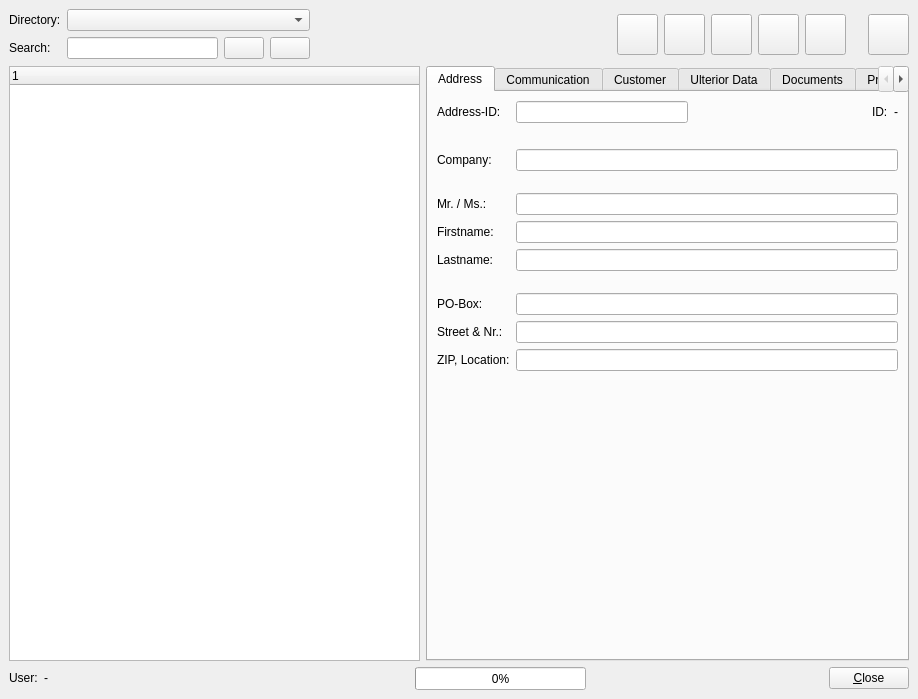
<ui version="4.0" >
 <class>addrfrm</class>
 <widget class="QWidget" name="addrfrm" >
  <property name="geometry" >
   <rect>
    <x>0</x>
    <y>0</y>
    <width>918</width>
    <height>699</height>
   </rect>
  </property>
  <property name="windowTitle" >
   <string>Directories...</string>
  </property>
  <property name="windowIcon" >
   <iconset/>
  </property>
  <layout class="QGridLayout" >
   <property name="leftMargin" >
    <number>9</number>
   </property>
   <property name="topMargin" >
    <number>9</number>
   </property>
   <property name="rightMargin" >
    <number>9</number>
   </property>
   <property name="bottomMargin" >
    <number>9</number>
   </property>
   <property name="horizontalSpacing" >
    <number>6</number>
   </property>
   <property name="verticalSpacing" >
    <number>6</number>
   </property>
   <item row="2" column="0" colspan="2" >
    <layout class="QHBoxLayout" >
     <property name="spacing" >
      <number>6</number>
     </property>
     <property name="leftMargin" >
      <number>0</number>
     </property>
     <property name="topMargin" >
      <number>0</number>
     </property>
     <property name="rightMargin" >
      <number>0</number>
     </property>
     <property name="bottomMargin" >
      <number>0</number>
     </property>
     <item>
      <widget class="QLabel" name="label_5" >
       <property name="sizePolicy" >
        <sizepolicy vsizetype="Fixed" hsizetype="Fixed" >
         <horstretch>0</horstretch>
         <verstretch>0</verstretch>
        </sizepolicy>
       </property>
       <property name="text" >
        <string>User:</string>
       </property>
      </widget>
     </item>
     <item>
      <widget class="QLabel" name="lbluser" >
       <property name="sizePolicy" >
        <sizepolicy vsizetype="Fixed" hsizetype="Fixed" >
         <horstretch>0</horstretch>
         <verstretch>0</verstretch>
        </sizepolicy>
       </property>
       <property name="text" >
        <string>-</string>
       </property>
      </widget>
     </item>
     <item>
      <spacer>
       <property name="orientation" >
        <enum>Qt::Horizontal</enum>
       </property>
       <property name="sizeHint" >
        <size>
         <width>361</width>
         <height>23</height>
        </size>
       </property>
      </spacer>
     </item>
     <item>
      <widget class="QProgressBar" name="progbar" >
       <property name="minimumSize" >
        <size>
         <width>171</width>
         <height>23</height>
        </size>
       </property>
       <property name="maximumSize" >
        <size>
         <width>171</width>
         <height>23</height>
        </size>
       </property>
       <property name="value" >
        <number>0</number>
       </property>
       <property name="orientation" >
        <enum>Qt::Horizontal</enum>
       </property>
      </widget>
     </item>
     <item>
      <spacer>
       <property name="orientation" >
        <enum>Qt::Horizontal</enum>
       </property>
       <property name="sizeHint" >
        <size>
         <width>211</width>
         <height>20</height>
        </size>
       </property>
      </spacer>
     </item>
     <item>
      <widget class="QPushButton" name="btnclose" >
       <property name="text" >
        <string>&amp;Close</string>
       </property>
      </widget>
     </item>
    </layout>
   </item>
   <item row="1" column="1" >
    <widget class="QTabWidget" name="maintab" >
     <property name="sizePolicy" >
      <sizepolicy vsizetype="Preferred" hsizetype="Preferred" >
       <horstretch>0</horstretch>
       <verstretch>0</verstretch>
      </sizepolicy>
     </property>
     <property name="currentIndex" >
      <number>0</number>
     </property>
     <widget class="QWidget" name="tab1" >
      <attribute name="title" >
       <string>Address</string>
      </attribute>
      <layout class="QGridLayout" >
       <property name="leftMargin" >
        <number>9</number>
       </property>
       <property name="topMargin" >
        <number>9</number>
       </property>
       <property name="rightMargin" >
        <number>9</number>
       </property>
       <property name="bottomMargin" >
        <number>9</number>
       </property>
       <property name="horizontalSpacing" >
        <number>6</number>
       </property>
       <property name="verticalSpacing" >
        <number>6</number>
       </property>
       <item row="0" column="2" >
        <spacer>
         <property name="orientation" >
          <enum>Qt::Horizontal</enum>
         </property>
         <property name="sizeHint" >
          <size>
           <width>172</width>
           <height>20</height>
          </size>
         </property>
        </spacer>
       </item>
       <item row="0" column="3" >
        <widget class="QLabel" name="label_7" >
         <property name="text" >
          <string>ID:</string>
         </property>
        </widget>
       </item>
       <item row="0" column="0" >
        <widget class="QLabel" name="label_6" >
         <property name="text" >
          <string>Address-ID:</string>
         </property>
        </widget>
       </item>
       <item row="0" column="1" >
        <widget class="QLineEdit" name="adr2" >
         <property name="alignment" >
          <set>Qt::AlignRight</set>
         </property>
        </widget>
       </item>
       <item row="1" column="0" colspan="5" >
        <spacer>
         <property name="orientation" >
          <enum>Qt::Vertical</enum>
         </property>
         <property name="sizeType" >
          <enum>QSizePolicy::Fixed</enum>
         </property>
         <property name="sizeHint" >
          <size>
           <width>461</width>
           <height>20</height>
          </size>
         </property>
        </spacer>
       </item>
       <item row="3" column="1" colspan="2" >
        <spacer>
         <property name="orientation" >
          <enum>Qt::Vertical</enum>
         </property>
         <property name="sizeType" >
          <enum>QSizePolicy::Fixed</enum>
         </property>
         <property name="sizeHint" >
          <size>
           <width>171</width>
           <height>16</height>
          </size>
         </property>
        </spacer>
       </item>
       <item row="2" column="1" colspan="4" >
        <widget class="QLineEdit" name="adr3" >
         <property name="sizePolicy" >
          <sizepolicy vsizetype="Fixed" hsizetype="Expanding" >
           <horstretch>0</horstretch>
           <verstretch>0</verstretch>
          </sizepolicy>
         </property>
        </widget>
       </item>
       <item row="2" column="0" >
        <widget class="QLabel" name="label_8" >
         <property name="text" >
          <string>Company:</string>
         </property>
        </widget>
       </item>
       <item row="4" column="0" >
        <widget class="QLabel" name="label_9" >
         <property name="text" >
          <string>Mr. / Ms.:</string>
         </property>
        </widget>
       </item>
       <item row="4" column="1" colspan="4" >
        <widget class="QLineEdit" name="adr6" >
         <property name="text" >
          <string/>
         </property>
        </widget>
       </item>
       <item row="5" column="1" colspan="4" >
        <widget class="QLineEdit" name="adr4" />
       </item>
       <item row="5" column="0" >
        <widget class="QLabel" name="label_10" >
         <property name="text" >
          <string>Firstname:</string>
         </property>
        </widget>
       </item>
       <item row="6" column="0" >
        <widget class="QLabel" name="label_11" >
         <property name="text" >
          <string>Lastname:</string>
         </property>
        </widget>
       </item>
       <item row="6" column="1" colspan="4" >
        <widget class="QLineEdit" name="adr5" />
       </item>
       <item row="7" column="1" colspan="2" >
        <spacer>
         <property name="orientation" >
          <enum>Qt::Vertical</enum>
         </property>
         <property name="sizeType" >
          <enum>QSizePolicy::Fixed</enum>
         </property>
         <property name="sizeHint" >
          <size>
           <width>161</width>
           <height>16</height>
          </size>
         </property>
        </spacer>
       </item>
       <item row="8" column="0" >
        <widget class="QLabel" name="label_12" >
         <property name="text" >
          <string>PO-Box:</string>
         </property>
        </widget>
       </item>
       <item row="8" column="1" colspan="4" >
        <widget class="QLineEdit" name="adr7" />
       </item>
       <item row="9" column="1" colspan="4" >
        <widget class="QLineEdit" name="adr8" >
         <property name="text" >
          <string/>
         </property>
        </widget>
       </item>
       <item row="9" column="0" >
        <widget class="QLabel" name="label_13" >
         <property name="text" >
          <string>Street &amp; Nr.:</string>
         </property>
        </widget>
       </item>
       <item row="10" column="0" >
        <widget class="QLabel" name="label_14" >
         <property name="text" >
          <string>ZIP, Location:</string>
         </property>
        </widget>
       </item>
       <item row="10" column="1" colspan="4" >
        <widget class="QLineEdit" name="adr9" />
       </item>
       <item row="11" column="1" >
        <spacer>
         <property name="orientation" >
          <enum>Qt::Vertical</enum>
         </property>
         <property name="sizeHint" >
          <size>
           <width>20</width>
           <height>211</height>
          </size>
         </property>
        </spacer>
       </item>
       <item row="0" column="4" >
        <widget class="QLabel" name="adr1" >
         <property name="sizePolicy" >
          <sizepolicy vsizetype="Fixed" hsizetype="Fixed" >
           <horstretch>0</horstretch>
           <verstretch>0</verstretch>
          </sizepolicy>
         </property>
         <property name="text" >
          <string>-</string>
         </property>
        </widget>
       </item>
      </layout>
     </widget>
     <widget class="QWidget" name="tab2" >
      <attribute name="title" >
       <string>Communication</string>
      </attribute>
      <layout class="QGridLayout" >
       <property name="leftMargin" >
        <number>9</number>
       </property>
       <property name="topMargin" >
        <number>9</number>
       </property>
       <property name="rightMargin" >
        <number>9</number>
       </property>
       <property name="bottomMargin" >
        <number>9</number>
       </property>
       <property name="horizontalSpacing" >
        <number>6</number>
       </property>
       <property name="verticalSpacing" >
        <number>6</number>
       </property>
       <item row="13" column="1" >
        <spacer>
         <property name="orientation" >
          <enum>Qt::Vertical</enum>
         </property>
         <property name="sizeHint" >
          <size>
           <width>20</width>
           <height>141</height>
          </size>
         </property>
        </spacer>
       </item>
       <item row="4" column="0" >
        <widget class="QLabel" name="label_18" >
         <property name="text" >
          <string>Telefon P:</string>
         </property>
        </widget>
       </item>
       <item row="2" column="0" >
        <widget class="QLabel" name="label_17" >
         <property name="text" >
          <string>Fax B:</string>
         </property>
        </widget>
       </item>
       <item row="0" column="0" >
        <widget class="QLabel" name="label_15" >
         <property name="text" >
          <string>Telefon B:</string>
         </property>
        </widget>
       </item>
       <item row="6" column="0" >
        <widget class="QLabel" name="label_20" >
         <property name="text" >
          <string>Mobile:</string>
         </property>
        </widget>
       </item>
       <item row="5" column="0" >
        <widget class="QLabel" name="label_19" >
         <property name="text" >
          <string>Fax P:</string>
         </property>
        </widget>
       </item>
       <item row="1" column="0" >
        <widget class="QLabel" name="label_16" >
         <property name="text" >
          <string>Telefon dir. B:</string>
         </property>
        </widget>
       </item>
       <item row="8" column="0" >
        <widget class="QLabel" name="label_21" >
         <property name="text" >
          <string>E-Mail 1:</string>
         </property>
        </widget>
       </item>
       <item row="1" column="1" >
        <widget class="QLineEdit" name="adr11" >
         <property name="alignment" >
          <set>Qt::AlignLeading</set>
         </property>
        </widget>
       </item>
       <item row="4" column="1" >
        <widget class="QLineEdit" name="adr13" >
         <property name="alignment" >
          <set>Qt::AlignLeading</set>
         </property>
        </widget>
       </item>
       <item row="9" column="0" >
        <widget class="QLabel" name="label_24" >
         <property name="text" >
          <string>E-Mail 2:</string>
         </property>
        </widget>
       </item>
       <item row="12" column="0" >
        <widget class="QLabel" name="label_26" >
         <property name="text" >
          <string>Website:</string>
         </property>
        </widget>
       </item>
       <item row="10" column="0" >
        <widget class="QLabel" name="label_25" >
         <property name="text" >
          <string>E-Mail 3:</string>
         </property>
        </widget>
       </item>
       <item row="9" column="1" colspan="2" >
        <widget class="QLineEdit" name="adr17" >
         <property name="alignment" >
          <set>Qt::AlignLeading</set>
         </property>
        </widget>
       </item>
       <item row="10" column="1" colspan="2" >
        <widget class="QLineEdit" name="adr18" >
         <property name="alignment" >
          <set>Qt::AlignLeading</set>
         </property>
        </widget>
       </item>
       <item row="0" column="1" >
        <widget class="QLineEdit" name="adr10" >
         <property name="text" >
          <string/>
         </property>
         <property name="alignment" >
          <set>Qt::AlignLeading</set>
         </property>
        </widget>
       </item>
       <item row="6" column="1" >
        <widget class="QLineEdit" name="adr15" >
         <property name="alignment" >
          <set>Qt::AlignLeading</set>
         </property>
        </widget>
       </item>
       <item row="12" column="1" colspan="2" >
        <widget class="QLineEdit" name="adr19" >
         <property name="alignment" >
          <set>Qt::AlignLeading</set>
         </property>
        </widget>
       </item>
       <item row="8" column="1" colspan="2" >
        <widget class="QLineEdit" name="adr16" >
         <property name="alignment" >
          <set>Qt::AlignLeading</set>
         </property>
        </widget>
       </item>
       <item row="5" column="1" >
        <widget class="QLineEdit" name="adr14" >
         <property name="alignment" >
          <set>Qt::AlignLeading</set>
         </property>
        </widget>
       </item>
       <item row="2" column="1" >
        <widget class="QLineEdit" name="adr12" >
         <property name="alignment" >
          <set>Qt::AlignLeading</set>
         </property>
        </widget>
       </item>
       <item rowspan="8" row="0" column="2" >
        <spacer>
         <property name="orientation" >
          <enum>Qt::Horizontal</enum>
         </property>
         <property name="sizeHint" >
          <size>
           <width>161</width>
           <height>201</height>
          </size>
         </property>
        </spacer>
       </item>
       <item row="3" column="0" colspan="2" >
        <spacer>
         <property name="orientation" >
          <enum>Qt::Vertical</enum>
         </property>
         <property name="sizeType" >
          <enum>QSizePolicy::Fixed</enum>
         </property>
         <property name="sizeHint" >
          <size>
           <width>291</width>
           <height>20</height>
          </size>
         </property>
        </spacer>
       </item>
       <item row="7" column="0" colspan="2" >
        <spacer>
         <property name="orientation" >
          <enum>Qt::Vertical</enum>
         </property>
         <property name="sizeType" >
          <enum>QSizePolicy::Fixed</enum>
         </property>
         <property name="sizeHint" >
          <size>
           <width>291</width>
           <height>20</height>
          </size>
         </property>
        </spacer>
       </item>
       <item row="11" column="0" colspan="3" >
        <spacer>
         <property name="orientation" >
          <enum>Qt::Vertical</enum>
         </property>
         <property name="sizeType" >
          <enum>QSizePolicy::Fixed</enum>
         </property>
         <property name="sizeHint" >
          <size>
           <width>461</width>
           <height>20</height>
          </size>
         </property>
        </spacer>
       </item>
      </layout>
     </widget>
     <widget class="QWidget" name="tab3" >
      <attribute name="title" >
       <string>Customer</string>
      </attribute>
      <layout class="QGridLayout" >
       <property name="leftMargin" >
        <number>9</number>
       </property>
       <property name="topMargin" >
        <number>9</number>
       </property>
       <property name="rightMargin" >
        <number>9</number>
       </property>
       <property name="bottomMargin" >
        <number>9</number>
       </property>
       <property name="horizontalSpacing" >
        <number>6</number>
       </property>
       <property name="verticalSpacing" >
        <number>6</number>
       </property>
       <item row="4" column="0" colspan="3" >
        <spacer>
         <property name="orientation" >
          <enum>Qt::Vertical</enum>
         </property>
         <property name="sizeHint" >
          <size>
           <width>461</width>
           <height>301</height>
          </size>
         </property>
        </spacer>
       </item>
       <item row="3" column="1" >
        <widget class="QLineEdit" name="adr22" >
         <property name="sizePolicy" >
          <sizepolicy vsizetype="Fixed" hsizetype="Fixed" >
           <horstretch>0</horstretch>
           <verstretch>0</verstretch>
          </sizepolicy>
         </property>
         <property name="maximumSize" >
          <size>
           <width>61</width>
           <height>25</height>
          </size>
         </property>
         <property name="alignment" >
          <set>Qt::AlignRight</set>
         </property>
        </widget>
       </item>
       <item row="3" column="2" >
        <spacer>
         <property name="orientation" >
          <enum>Qt::Horizontal</enum>
         </property>
         <property name="sizeHint" >
          <size>
           <width>241</width>
           <height>20</height>
          </size>
         </property>
        </spacer>
       </item>
       <item row="3" column="0" >
        <widget class="QLabel" name="label_23" >
         <property name="text" >
          <string>Discount %:</string>
         </property>
        </widget>
       </item>
       <item row="1" column="0" >
        <spacer>
         <property name="orientation" >
          <enum>Qt::Vertical</enum>
         </property>
         <property name="sizeHint" >
          <size>
           <width>20</width>
           <height>151</height>
          </size>
         </property>
        </spacer>
       </item>
       <item row="0" column="0" >
        <widget class="QLabel" name="label_22" >
         <property name="text" >
          <string>Revenue in CHF:</string>
         </property>
        </widget>
       </item>
       <item rowspan="2" row="0" column="1" colspan="2" >
        <widget class="QTreeWidget" name="listrevenue" >
         <column>
          <property name="text" >
           <string>Year</string>
          </property>
         </column>
         <column>
          <property name="text" >
           <string>Revenue</string>
          </property>
         </column>
        </widget>
       </item>
       <item row="2" column="0" colspan="3" >
        <widget class="Line" name="line" >
         <property name="orientation" >
          <enum>Qt::Horizontal</enum>
         </property>
        </widget>
       </item>
      </layout>
     </widget>
     <widget class="QWidget" name="tab4" >
      <attribute name="title" >
       <string>Ulterior Data</string>
      </attribute>
      <layout class="QGridLayout" >
       <property name="leftMargin" >
        <number>9</number>
       </property>
       <property name="topMargin" >
        <number>9</number>
       </property>
       <property name="rightMargin" >
        <number>9</number>
       </property>
       <property name="bottomMargin" >
        <number>9</number>
       </property>
       <property name="horizontalSpacing" >
        <number>6</number>
       </property>
       <property name="verticalSpacing" >
        <number>6</number>
       </property>
       <item row="7" column="0" >
        <widget class="QPushButton" name="btnadrcust5" >
         <property name="sizePolicy" >
          <sizepolicy vsizetype="Fixed" hsizetype="Fixed" >
           <horstretch>0</horstretch>
           <verstretch>0</verstretch>
          </sizepolicy>
         </property>
         <property name="icon" >
          <iconset/>
         </property>
        </widget>
       </item>
       <item row="6" column="0" >
        <widget class="QPushButton" name="btnadrcust4" >
         <property name="sizePolicy" >
          <sizepolicy vsizetype="Fixed" hsizetype="Fixed" >
           <horstretch>0</horstretch>
           <verstretch>0</verstretch>
          </sizepolicy>
         </property>
         <property name="icon" >
          <iconset/>
         </property>
        </widget>
       </item>
       <item row="5" column="0" >
        <widget class="QPushButton" name="btnadrcust3" >
         <property name="sizePolicy" >
          <sizepolicy vsizetype="Fixed" hsizetype="Fixed" >
           <horstretch>0</horstretch>
           <verstretch>0</verstretch>
          </sizepolicy>
         </property>
         <property name="icon" >
          <iconset/>
         </property>
        </widget>
       </item>
       <item row="4" column="0" >
        <widget class="QPushButton" name="btnadrcust2" >
         <property name="sizePolicy" >
          <sizepolicy vsizetype="Fixed" hsizetype="Fixed" >
           <horstretch>0</horstretch>
           <verstretch>0</verstretch>
          </sizepolicy>
         </property>
         <property name="icon" >
          <iconset/>
         </property>
        </widget>
       </item>
       <item row="3" column="0" >
        <widget class="QPushButton" name="btnadrcust1" >
         <property name="sizePolicy" >
          <sizepolicy vsizetype="Fixed" hsizetype="Fixed" >
           <horstretch>0</horstretch>
           <verstretch>0</verstretch>
          </sizepolicy>
         </property>
         <property name="icon" >
          <iconset/>
         </property>
        </widget>
       </item>
       <item row="3" column="1" colspan="2" >
        <widget class="QLabel" name="lbladr24" >
         <property name="text" >
          <string>-</string>
         </property>
        </widget>
       </item>
       <item row="3" column="3" colspan="3" >
        <widget class="QLineEdit" name="adr24" >
         <property name="alignment" >
          <set>Qt::AlignRight</set>
         </property>
        </widget>
       </item>
       <item row="10" column="5" >
        <widget class="QLabel" name="adr30" >
         <property name="sizePolicy" >
          <sizepolicy vsizetype="Fixed" hsizetype="Fixed" >
           <horstretch>0</horstretch>
           <verstretch>0</verstretch>
          </sizepolicy>
         </property>
         <property name="minimumSize" >
          <size>
           <width>91</width>
           <height>20</height>
          </size>
         </property>
         <property name="text" >
          <string>-</string>
         </property>
        </widget>
       </item>
       <item row="10" column="2" colspan="2" >
        <widget class="QLabel" name="adr29" >
         <property name="sizePolicy" >
          <sizepolicy vsizetype="Fixed" hsizetype="Fixed" >
           <horstretch>0</horstretch>
           <verstretch>0</verstretch>
          </sizepolicy>
         </property>
         <property name="minimumSize" >
          <size>
           <width>91</width>
           <height>20</height>
          </size>
         </property>
         <property name="text" >
          <string>-</string>
         </property>
        </widget>
       </item>
       <item row="10" column="0" colspan="2" >
        <widget class="QLabel" name="label_33" >
         <property name="text" >
          <string>Created:</string>
         </property>
        </widget>
       </item>
       <item row="0" column="0" colspan="2" >
        <widget class="QLabel" name="label_27" >
         <property name="text" >
          <string>Comments:</string>
         </property>
        </widget>
       </item>
       <item row="1" column="0" colspan="6" >
        <widget class="QTextEdit" name="adr23" />
       </item>
       <item row="2" column="0" colspan="6" >
        <widget class="Line" name="line_2" >
         <property name="orientation" >
          <enum>Qt::Horizontal</enum>
         </property>
        </widget>
       </item>
       <item row="4" column="1" colspan="2" >
        <widget class="QLabel" name="lbladr25" >
         <property name="text" >
          <string>-</string>
         </property>
        </widget>
       </item>
       <item row="5" column="1" colspan="2" >
        <widget class="QLabel" name="lbladr26" >
         <property name="text" >
          <string>-</string>
         </property>
        </widget>
       </item>
       <item row="6" column="1" colspan="2" >
        <widget class="QLabel" name="lbladr27" >
         <property name="text" >
          <string>-</string>
         </property>
        </widget>
       </item>
       <item row="7" column="1" colspan="2" >
        <widget class="QLabel" name="lbladr28" >
         <property name="text" >
          <string>-</string>
         </property>
        </widget>
       </item>
       <item rowspan="2" row="8" column="0" colspan="6" >
        <widget class="Line" name="line_3" >
         <property name="orientation" >
          <enum>Qt::Horizontal</enum>
         </property>
        </widget>
       </item>
       <item row="4" column="3" colspan="3" >
        <widget class="QLineEdit" name="adr25" >
         <property name="alignment" >
          <set>Qt::AlignRight</set>
         </property>
        </widget>
       </item>
       <item row="5" column="3" colspan="3" >
        <widget class="QLineEdit" name="adr26" >
         <property name="alignment" >
          <set>Qt::AlignRight</set>
         </property>
        </widget>
       </item>
       <item row="6" column="3" colspan="3" >
        <widget class="QLineEdit" name="adr27" >
         <property name="alignment" >
          <set>Qt::AlignRight</set>
         </property>
        </widget>
       </item>
       <item row="7" column="3" colspan="3" >
        <widget class="QLineEdit" name="adr28" >
         <property name="alignment" >
          <set>Qt::AlignRight</set>
         </property>
        </widget>
       </item>
       <item row="0" column="3" colspan="3" >
        <spacer>
         <property name="orientation" >
          <enum>Qt::Horizontal</enum>
         </property>
         <property name="sizeHint" >
          <size>
           <width>40</width>
           <height>20</height>
          </size>
         </property>
        </spacer>
       </item>
       <item rowspan="2" row="9" column="4" >
        <widget class="QLabel" name="label_34" >
         <property name="text" >
          <string>Modified:</string>
         </property>
        </widget>
       </item>
       <item row="11" column="0" colspan="6" >
        <spacer>
         <property name="orientation" >
          <enum>Qt::Vertical</enum>
         </property>
         <property name="sizeHint" >
          <size>
           <width>451</width>
           <height>101</height>
          </size>
         </property>
        </spacer>
       </item>
      </layout>
     </widget>
     <widget class="QWidget" name="tab5" >
      <attribute name="title" >
       <string>Documents</string>
      </attribute>
      <layout class="QGridLayout" >
       <property name="leftMargin" >
        <number>9</number>
       </property>
       <property name="topMargin" >
        <number>9</number>
       </property>
       <property name="rightMargin" >
        <number>9</number>
       </property>
       <property name="bottomMargin" >
        <number>9</number>
       </property>
       <property name="horizontalSpacing" >
        <number>6</number>
       </property>
       <property name="verticalSpacing" >
        <number>6</number>
       </property>
       <item row="0" column="0" >
        <widget class="QTreeWidget" name="listdocs" >
         <property name="contextMenuPolicy" >
          <enum>Qt::CustomContextMenu</enum>
         </property>
         <column>
          <property name="text" >
           <string>1</string>
          </property>
         </column>
        </widget>
       </item>
      </layout>
     </widget>
     <widget class="QWidget" name="tab6" >
      <attribute name="title" >
       <string>Procedures</string>
      </attribute>
      <layout class="QGridLayout" >
       <property name="leftMargin" >
        <number>9</number>
       </property>
       <property name="topMargin" >
        <number>9</number>
       </property>
       <property name="rightMargin" >
        <number>9</number>
       </property>
       <property name="bottomMargin" >
        <number>9</number>
       </property>
       <property name="horizontalSpacing" >
        <number>6</number>
       </property>
       <property name="verticalSpacing" >
        <number>6</number>
       </property>
       <item row="0" column="0" >
        <widget class="QTreeWidget" name="listproc" >
         <column>
          <property name="text" >
           <string>1</string>
          </property>
         </column>
        </widget>
       </item>
      </layout>
     </widget>
    </widget>
   </item>
   <item row="0" column="0" colspan="2" >
    <layout class="QHBoxLayout" >
     <property name="spacing" >
      <number>6</number>
     </property>
     <property name="leftMargin" >
      <number>0</number>
     </property>
     <property name="topMargin" >
      <number>0</number>
     </property>
     <property name="rightMargin" >
      <number>0</number>
     </property>
     <property name="bottomMargin" >
      <number>0</number>
     </property>
     <item>
      <layout class="QGridLayout" >
       <property name="leftMargin" >
        <number>0</number>
       </property>
       <property name="topMargin" >
        <number>0</number>
       </property>
       <property name="rightMargin" >
        <number>0</number>
       </property>
       <property name="bottomMargin" >
        <number>0</number>
       </property>
       <property name="horizontalSpacing" >
        <number>6</number>
       </property>
       <property name="verticalSpacing" >
        <number>6</number>
       </property>
       <item row="1" column="3" >
        <widget class="QPushButton" name="btnclear" >
         <property name="icon" >
          <iconset/>
         </property>
        </widget>
       </item>
       <item row="0" column="0" >
        <widget class="QLabel" name="label" >
         <property name="text" >
          <string>Directory:</string>
         </property>
        </widget>
       </item>
       <item row="1" column="0" >
        <widget class="QLabel" name="label_2" >
         <property name="text" >
          <string>Search:</string>
         </property>
        </widget>
       </item>
       <item row="1" column="2" >
        <widget class="QPushButton" name="btnsearch" >
         <property name="icon" >
          <iconset/>
         </property>
        </widget>
       </item>
       <item row="1" column="1" >
        <widget class="QLineEdit" name="txtsearch" />
       </item>
       <item row="0" column="1" colspan="3" >
        <widget class="QComboBox" name="cmbdir" />
       </item>
      </layout>
     </item>
     <item>
      <spacer>
       <property name="orientation" >
        <enum>Qt::Horizontal</enum>
       </property>
       <property name="sizeHint" >
        <size>
         <width>251</width>
         <height>51</height>
        </size>
       </property>
      </spacer>
     </item>
     <item>
      <layout class="QGridLayout" >
       <property name="leftMargin" >
        <number>0</number>
       </property>
       <property name="topMargin" >
        <number>0</number>
       </property>
       <property name="rightMargin" >
        <number>0</number>
       </property>
       <property name="bottomMargin" >
        <number>0</number>
       </property>
       <property name="horizontalSpacing" >
        <number>6</number>
       </property>
       <property name="verticalSpacing" >
        <number>6</number>
       </property>
       <item row="0" column="0" >
        <widget class="QPushButton" name="btnnew" >
         <property name="minimumSize" >
          <size>
           <width>41</width>
           <height>41</height>
          </size>
         </property>
         <property name="maximumSize" >
          <size>
           <width>41</width>
           <height>41</height>
          </size>
         </property>
         <property name="icon" >
          <iconset/>
         </property>
         <property name="iconSize" >
          <size>
           <width>32</width>
           <height>32</height>
          </size>
         </property>
        </widget>
       </item>
       <item row="0" column="3" >
        <widget class="QPushButton" name="btndelete" >
         <property name="minimumSize" >
          <size>
           <width>41</width>
           <height>41</height>
          </size>
         </property>
         <property name="maximumSize" >
          <size>
           <width>41</width>
           <height>41</height>
          </size>
         </property>
         <property name="icon" >
          <iconset/>
         </property>
         <property name="iconSize" >
          <size>
           <width>32</width>
           <height>32</height>
          </size>
         </property>
        </widget>
       </item>
       <item row="0" column="5" >
        <spacer>
         <property name="orientation" >
          <enum>Qt::Horizontal</enum>
         </property>
         <property name="sizeType" >
          <enum>QSizePolicy::Fixed</enum>
         </property>
         <property name="sizeHint" >
          <size>
           <width>16</width>
           <height>20</height>
          </size>
         </property>
        </spacer>
       </item>
       <item row="0" column="2" >
        <widget class="QPushButton" name="btncancel" >
         <property name="minimumSize" >
          <size>
           <width>41</width>
           <height>41</height>
          </size>
         </property>
         <property name="maximumSize" >
          <size>
           <width>41</width>
           <height>41</height>
          </size>
         </property>
         <property name="icon" >
          <iconset/>
         </property>
         <property name="iconSize" >
          <size>
           <width>32</width>
           <height>32</height>
          </size>
         </property>
        </widget>
       </item>
       <item row="0" column="1" >
        <widget class="QPushButton" name="btnsave" >
         <property name="minimumSize" >
          <size>
           <width>41</width>
           <height>41</height>
          </size>
         </property>
         <property name="maximumSize" >
          <size>
           <width>41</width>
           <height>41</height>
          </size>
         </property>
         <property name="icon" >
          <iconset/>
         </property>
         <property name="iconSize" >
          <size>
           <width>32</width>
           <height>32</height>
          </size>
         </property>
        </widget>
       </item>
       <item row="0" column="4" >
        <widget class="QPushButton" name="btnprint" >
         <property name="minimumSize" >
          <size>
           <width>41</width>
           <height>41</height>
          </size>
         </property>
         <property name="maximumSize" >
          <size>
           <width>41</width>
           <height>41</height>
          </size>
         </property>
         <property name="icon" >
          <iconset/>
         </property>
         <property name="iconSize" >
          <size>
           <width>32</width>
           <height>32</height>
          </size>
         </property>
        </widget>
       </item>
       <item row="0" column="6" >
        <widget class="QPushButton" name="btnimpexp" >
         <property name="minimumSize" >
          <size>
           <width>41</width>
           <height>41</height>
          </size>
         </property>
         <property name="maximumSize" >
          <size>
           <width>41</width>
           <height>41</height>
          </size>
         </property>
         <property name="icon" >
          <iconset/>
         </property>
         <property name="iconSize" >
          <size>
           <width>32</width>
           <height>32</height>
          </size>
         </property>
        </widget>
       </item>
      </layout>
     </item>
    </layout>
   </item>
   <item row="1" column="0" >
    <widget class="QTreeWidget" name="mainlistview" >
     <property name="sizePolicy" >
      <sizepolicy vsizetype="Expanding" hsizetype="Fixed" >
       <horstretch>0</horstretch>
       <verstretch>0</verstretch>
      </sizepolicy>
     </property>
     <property name="minimumSize" >
      <size>
       <width>411</width>
       <height>0</height>
      </size>
     </property>
     <property name="contextMenuPolicy" >
      <enum>Qt::CustomContextMenu</enum>
     </property>
     <column>
      <property name="text" >
       <string>1</string>
      </property>
     </column>
    </widget>
   </item>
  </layout>
 </widget>
 <resources>
  <include location="../resources/images/first4.qrc" />
 </resources>
 <connections>
  <connection>
   <sender>btnclose</sender>
   <signal>released()</signal>
   <receiver>addrfrm</receiver>
   <slot>close()</slot>
   <hints>
    <hint type="sourcelabel" >
     <x>869</x>
     <y>683</y>
    </hint>
    <hint type="destinationlabel" >
     <x>458</x>
     <y>349</y>
    </hint>
   </hints>
  </connection>
 </connections>
</ui>
